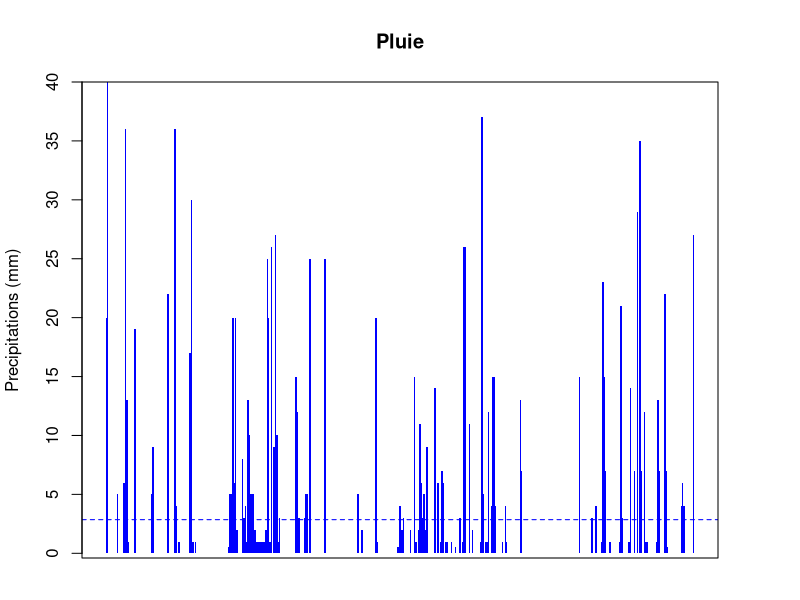
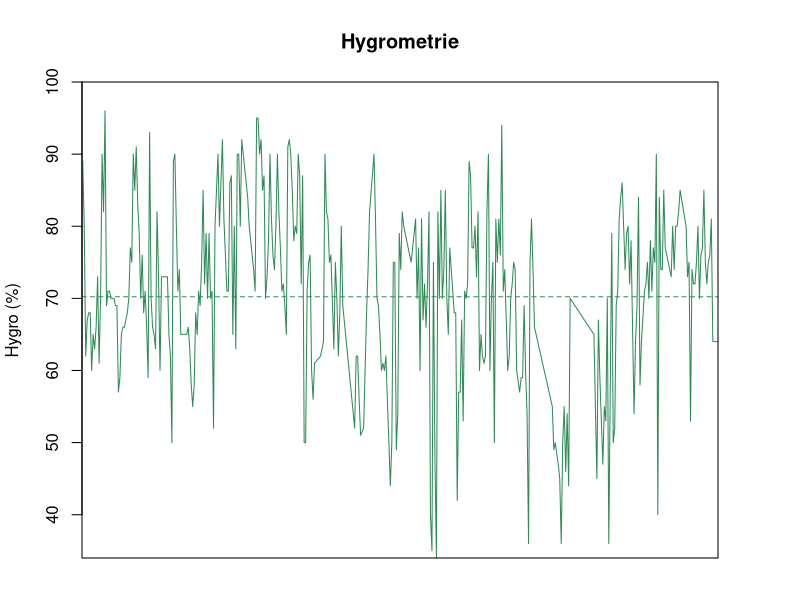
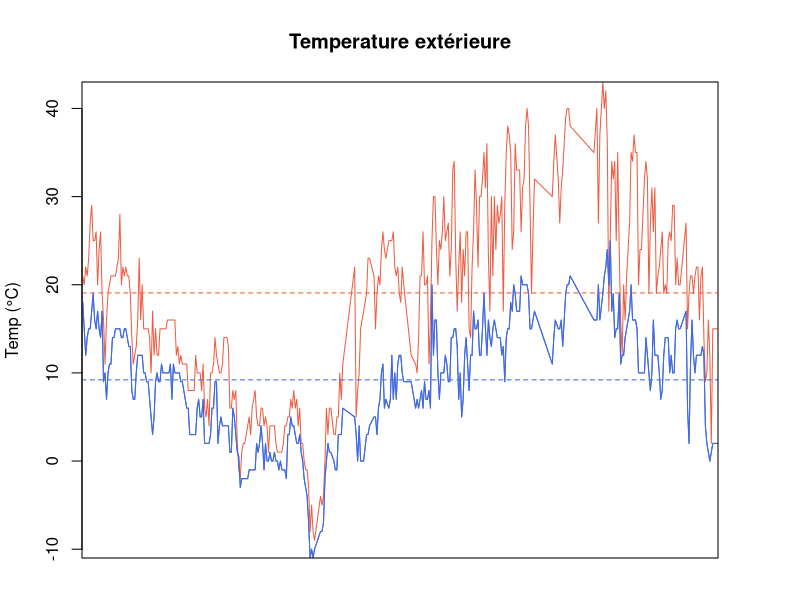
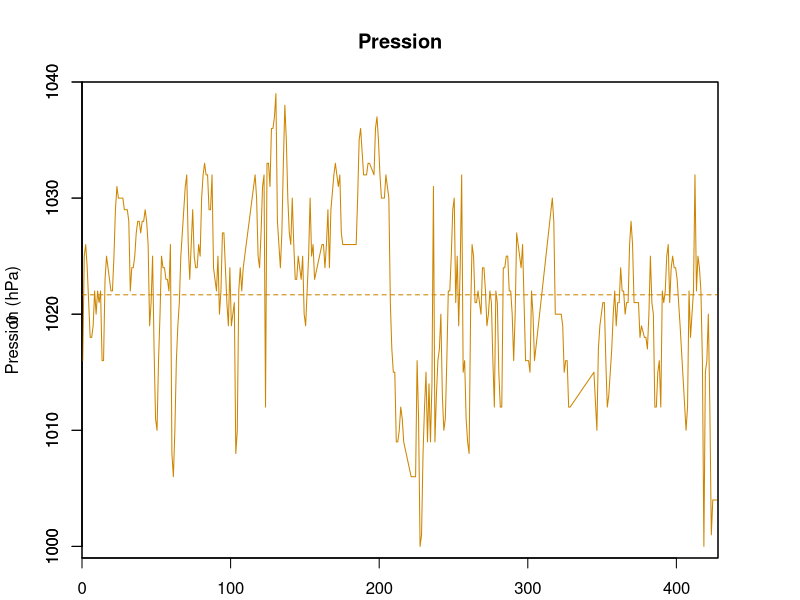

These charts were generated, in order, by the following R code:
#! /usr/bin/Rscript

meteoRevel <- read.csv(file="Revel.csv",head=TRUE,sep=";")
meteoMque <- read.csv(file="Martinique.csv",head=TRUE,sep=";")
meteoBonnot <- read.csv(file="Montbonnot.csv",head=TRUE,sep=";")
meteoGrenoble <- read.csv(file="Grenoble.csv",head=TRUE,sep=";")


plot_pluie = function(pluie) {
  pluie <- fill_gaps_zero(pluie)
  
	meanPluie <- mean(pluie)
	
	pluie <- complete(pluie, 0, size)
  lty.o <- par("lty")

	par (mar=c(2, 4, 4, 4) + 0.1, lty=0)
	barplot (pluie, space=0,  col='blue', ylab='Precipitations (mm)', axes=FALSE)
  # Reset to old value
  par(lty = lty.o)
	abline(h=meanPluie, col="blue",lty=2)

	axis (2, at=seq(0, max(pluie), 5))
  
	box()
}

plot_hygro = function(hygro) {
  hygro <- fill_gaps_linear(hygro)
  
	meanHygro <- mean(hygro)
	
	hygro <- complete(hygro, meanHygro, size)
  
	hygroRange <- range(hygro)
	
	plot.new()
	plot.window(xlim=c(0,size), ylim=c(min(hygroRange),100), xaxs='i', yaxs='i')
	axis (2)
	mtext ('Hygro (%)', 2, line=3)
	lines (seq(from=0.5, to=size-0.5,by=1), hygro, col="seagreen4")
	abline(h=meanHygro, col="seagreen4", lty=2)
	box()
}

plot_temp = function(max, min) {
  max <- fill_gaps_linear(max)
  min <- fill_gaps_linear(min)
  
	tempRange <- range(max, min)
	tempRange <- range(min(0, min(tempRange)), max(tempRange, 35))

	meanMax <- mean(max)
	meanMin <- mean(min)

	max <- complete(max, meanMax, size)
	min <- complete(min, meanMin, size)
	
	average <- get_avg(min, max)

	plot.new()
	plot.window(xlim=c(0,size), ylim=tempRange, xaxs='i', yaxs='i')
	axis (2)
	mtext ('Temp (°C)', 2, line=3)
	lines (seq(0.5,size-0.5,1), max, col="tomato2")
	abline(h=meanMax, col="tomato2",lty=2)
	lines (seq(0.5,size-0.5,1), min, col="royalblue")
	abline(h=meanMin, col="royalblue",lty=2)
	lines (seq(0.5,size-0.5,1), average, col="royalblue")
	box()
}

plot_pression = function(pression) {
  pression <- fill_gaps_linear(pression)
  
	pression <- increase_to(pression, 1000)
	pressionRange <- range(max(pression)+1, min(pression)-1) 
	meanPression <- mean(pression)

	pression <- complete(pression, meanPression, size)
	plot(0, 0, xlim=c(0,size), ylim=pressionRange, xaxs='i', yaxs='i')
	axis (2)
	mtext ('Pression (hPa)', 2, line=3)
	lines (seq(0.5,size-0.5,1), pression, col="orange3")
	abline(h=meanPression, col="orange3",lty=2)
	box()
}

do_plot_single = function(data1) {
	size <<- length(data1$Date)
	
	plot_pluie(data1$Pluie)
	title("Pluie")
	
	plot_hygro(data1$Hygro)
	title("Hygrometrie")

	plot_temp(data1$Temp.max, data1$Temp.min)
	title("Temperature extérieure")
	#plot_temp(data1$Temp.int.max, data1$Temp.int.min)
	#title("Température intérieure")

	plot_pression(data1$Pression)
	title("Pression")
}

do_plot_multi = function(data1, data2) {
	size <- length(data1$Date)
	size <<- max(size, length(data2$Date))
	
	layout(matrix(1:2, 2, 1))
	plot_pluiehygro(data1$Pluie, data1$Hygro)
	title("Pluie et Hygrométrie (Revel)")
	plot_pluiehygro(data2$Pluie, data2$Hygro)
	title("(Martinique)")

	layout(matrix(1:3, 3, 1))
	plot_temp(data1$Temp.max, data1$Temp.min)
	title("Temperature extérieure (Revel)")
	#plot_temp(data1$Temp.int.max, data1$Temp.int.min)
	#title("Température intérieure (Revel)")
	plot_temp(data2$Temp.max, data2$Temp.min)
	title("(Martinique)")

	layout(matrix(1:2, 2, 1))
	plot_pression(data1$Pression)
	title("Pression (Revel)")
	plot_pression(data2$Pression)
	title("(Martinique)")
}

fill_gaps_zero = function(lst){
	for (i in 1:length(lst)) {
	  if (is.na(lst[i])) {
	    lst[i] = 0
	  }
	}
	return(lst)
}

fill_gaps_linear = function(lst){
  max <- length(lst)
	for (i in 1:max) {
	  #if we have an invalid value
	  if (!is.na(lst[i])) {
	    next
	  }

	  #pick up the prev value, or NA if there's no
	  if (i != 1) {
	    prev <- lst[i-1]
	  } else {
   	  prev <- NA
    }	  
	  #set j to next valid value
	  j <- i + 1
		while (j < max && is.na(lst[j])) {
		  j <- j+1
		}
		# i == j impossible
		
		# if we didn't reach the end of the list,
		if (j != max) {
      nxt = lst[j]
		} else {
		  # use the last valid value
		  nxt = prev		
		}
		
		#if we had no previous value, use the next valid one
		if (is.na(prev)) {
		  prev = nxt
		}
		
		# fill the gap

		slice = (nxt-prev)/(j-i+1)
		for (k in i:(j)) {
		  # with linearily increasing values, between prev and nxt
		  lst[k] = prev + slice*(k-i+1)
		}
	}
	return(lst)
}
#fill_gaps_linear(meteoRevel$Pluie)

increase_to = function(lst, value){
	for (i in 1:length(lst)) {
		if (lst[i] < value)
			lst[i] <- lst[i] + value
		else 
			break
	}
	return(lst)
}
get_avg = function(lst1, lst2){
	average <- list()
	for (t in 1:size) {
		average <- c(average, (lst1[t] + lst1[t]) / 2)
	}
	return(average)
}

complete = function(lst, val, totalLength){
	diff <- totalLength - length(lst)
	if (diff == 0) {
		return(lst)
	} else {
		return(c(lst, seq(val, val, length=diff)))
	}
}

#do_plot_single(meteoBonnot)
do_plot_single(meteoGrenoble)

#do_plot_multi(meteoRevel, meteoBonnot)
